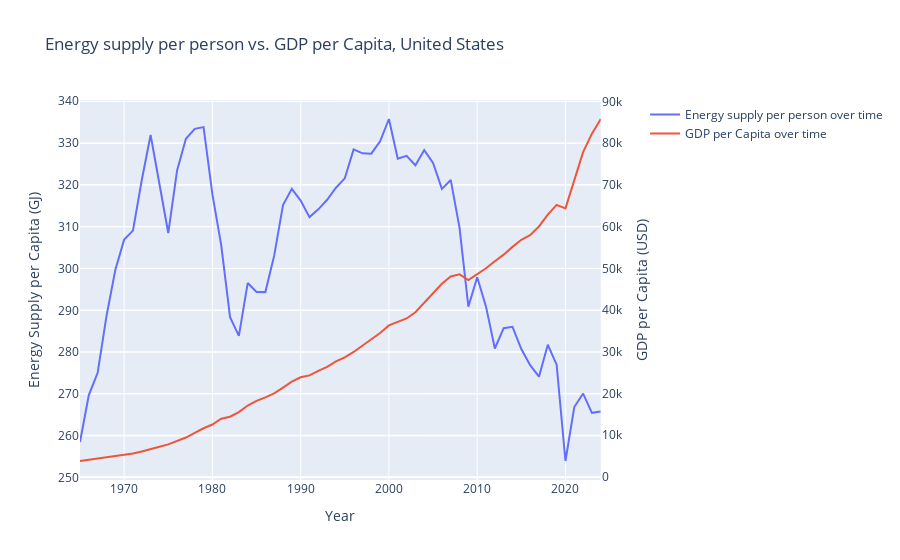

The notebook cell saved with this chart:
### Markdown cell above
Qatar’s per-capita energy supply and GDP both show large swings over time, even though the overall long-term trend for both variables is upward. This volatility makes sense once you remember that Qatar is a highly resource-dependent economy. Its economic performance is tightly linked to the energy sector—when energy production or exports fluctuate, GDP tends to move right along with it.

### Code cell
# Plot for US
plot_relationship("United States")
